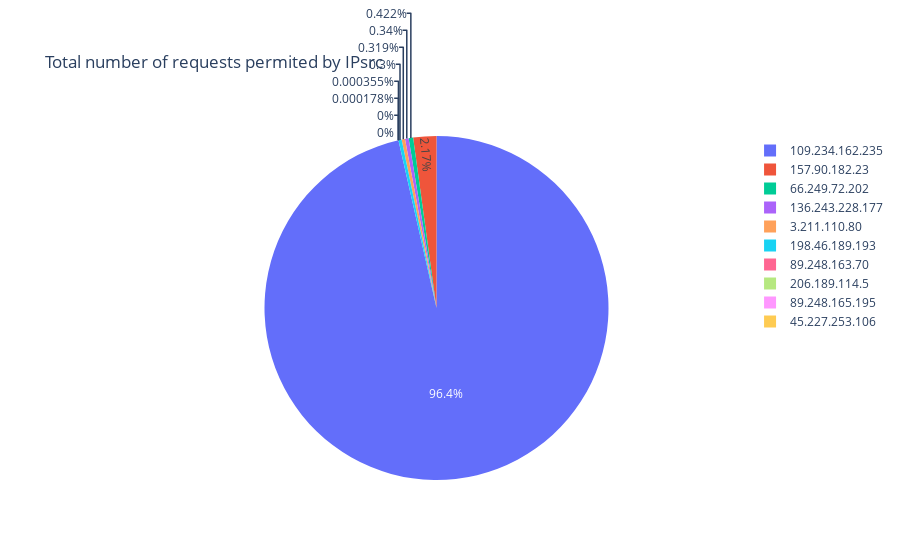

Notebook code cell kept with this figure:
### Code cell
px.pie(Merge_IPsrc.head(10), values='permit', names='IPsrc', title='Total number of requests permited by IPsrc')

### Figure 1 — Plotly figure (JSON) as saved in the notebook; plotly's stock layout.template omitted (floating-point values rounded to 4 significant figures)
{"data": [{"domain": {"x": [0, 1], "y": [0, 1]}, "hovertemplate": "IPsrc=%{label}<br>permit=%{value}<extra></extra>", "labels": ["109.234.162.235", "198.46.189.193", "89.248.165.195", "157.90.182.23", "89.248.163.70", "45.227.253.106", "206.189.114.5", "66.249.72.202", "136.243.228.177", "3.211.110.80"], "legendgroup": "", "name": "", "showlegend": true, "type": "pie", "values": [542741, 1686, 0, 12220, 2, 0, 1, 2374, 1912, 1797]}], "layout": {"legend": {"tracegroupgap": 0}, "title": {"text": "Total number of requests permited by IPsrc"}}}
